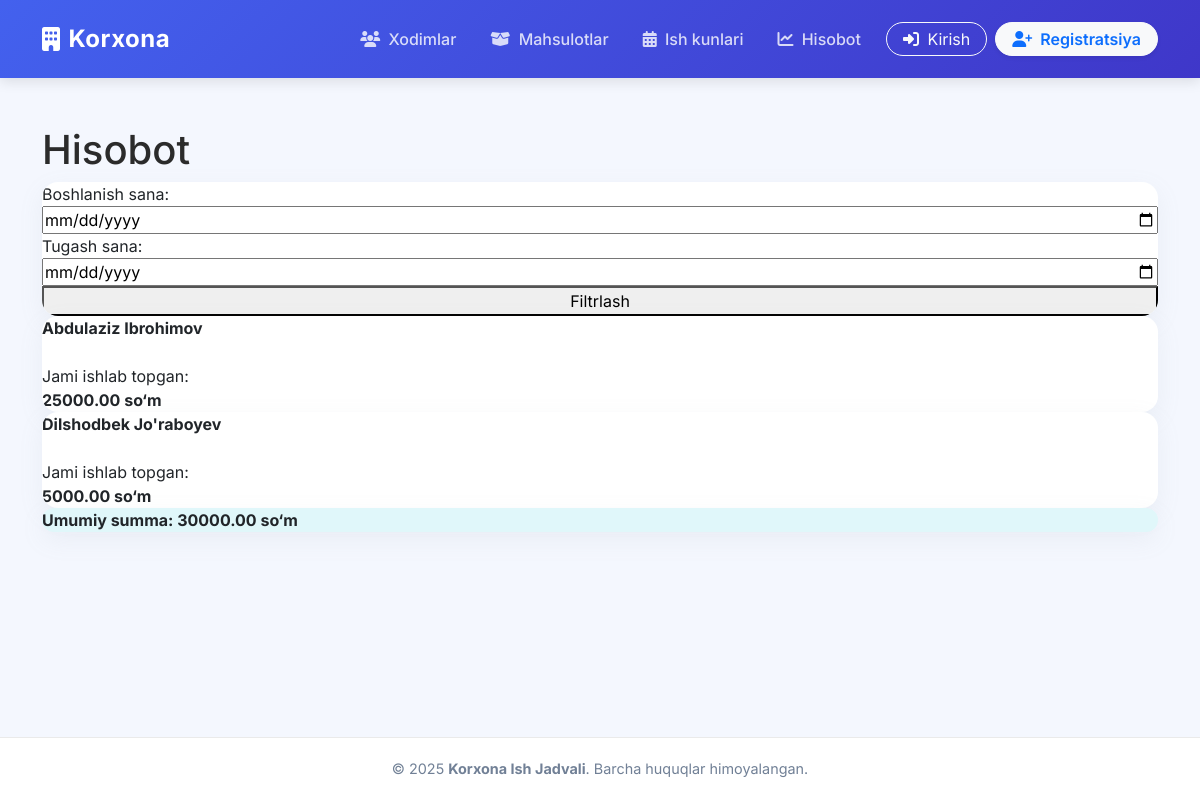
Screenshot of /hisobot/ with the database file from the repository.
### ish/models.py (models this page shows, shortened)
class Xodim(models.Model):
    user = models.OneToOneField(User, on_delete=models.CASCADE, null=True, blank=True, related_name='xodim_profile')
    ism = models.CharField(max_length=100)
    familiya = models.CharField(max_length=100)
    bolim = models.CharField(max_length=100, blank=True, null=True)
    lavozim = models.CharField(max_length=100, blank=True, null=True)
    telefon = models.CharField(max_length=20, blank=True, null=True)
    ish_haqi = models.DecimalField(max_digits=10, decimal_places=2, default=0)
    ishga_kirilgan_sana = models.DateField(blank=True, null=True)
    is_approved = models.BooleanField(default=False, verbose_name="Admin tomonidan tasdiqlangan")
    class Meta:
        verbose_name = "Xodim"
        verbose_name_plural = "Xodimlar"

### ish/views.py (the view)
# urls.py: path("hisobot/", views.hisobot, name="hisobot"),
def hisobot(request):
    boshlanish = request.GET.get('boshlanish')
    tugash = request.GET.get('tugash')
    ishlar = IshKuni.objects.select_related('xodim', 'mahsulot').all()
    if boshlanish and tugash:
        ishlar = ishlar.filter(sana__range=[boshlanish, tugash])
    natija = {}
    jami_summa = 0
    for i in ishlar:
        summa = i.mahsulot.narxi * i.soni
        jami_summa += summa
        if i.xodim in natija:
            natija[i.xodim] += summa
        else:
            natija[i.xodim] = summa
    return render(request, "hisobot.html", {
        "natija": natija,
        "jami_summa": jami_summa,
        "boshlanish": boshlanish,
        "tugash": tugash
    })

### ish/templates/hisobot.html
{% extends "base.html" %}
{% block content %}
<h1>Hisobot</h1>
<form method="get" class="card">
  <label>Boshlanish sana:</label>
  <input type="date" name="boshlanish" value="{{ boshlanish }}">
  <label>Tugash sana:</label>
  <input type="date" name="tugash" value="{{ tugash }}">
  <button type="submit">Filtrlash</button>
</form>
{% if natija %}
  {% for xodim, summa in natija.items %}
  <div class="card">
    <b>{{ xodim.ism }} {{ xodim.familiya }}</b><br>
    Jami ishlab topgan: <b>{{ summa }} so‘m</b>
  </div>
  {% endfor %}
  <div class="card" style="background-color: #e0f7fa;">
    <b>Umumiy summa: {{ jami_summa }} so‘m</b>
  </div>
{% else %}
  <p>Hozircha hisobot uchun ma’lumot yo‘q.</p>
{% endif %}
{% endblock %}

### ish/templates/base.html (style rules this page uses)
:root { --primary-color: #4361ee; --secondary-color: #3f37c9; --bg-color: #f4f7fe; --text-color: #2b2b2b; --card-bg: #ffffff; }
body { font-family: 'Inter', sans-serif; background-color: var(--bg-color); color: var(--text-color); display: flex; flex-direction: column; min-height: 100vh; }
.card { background: var(--card-bg); border: none; border-radius: 16px; box-shadow: 0 8px 24px rgba(149, 157, 165, 0.1); transition: transform 0.3s ease, box-shadow 0.3s ease; overflow: hidden; }

### rows the page displays
Xodim: ism "Abdulaziz", familiya "Ibrohimov", summa "25000.00"
Xodim: ism "Dilshodbek", familiya "Jo'raboyev", summa "5000.00"

### other values shown
{{ jami_summa }} "30000.00"
